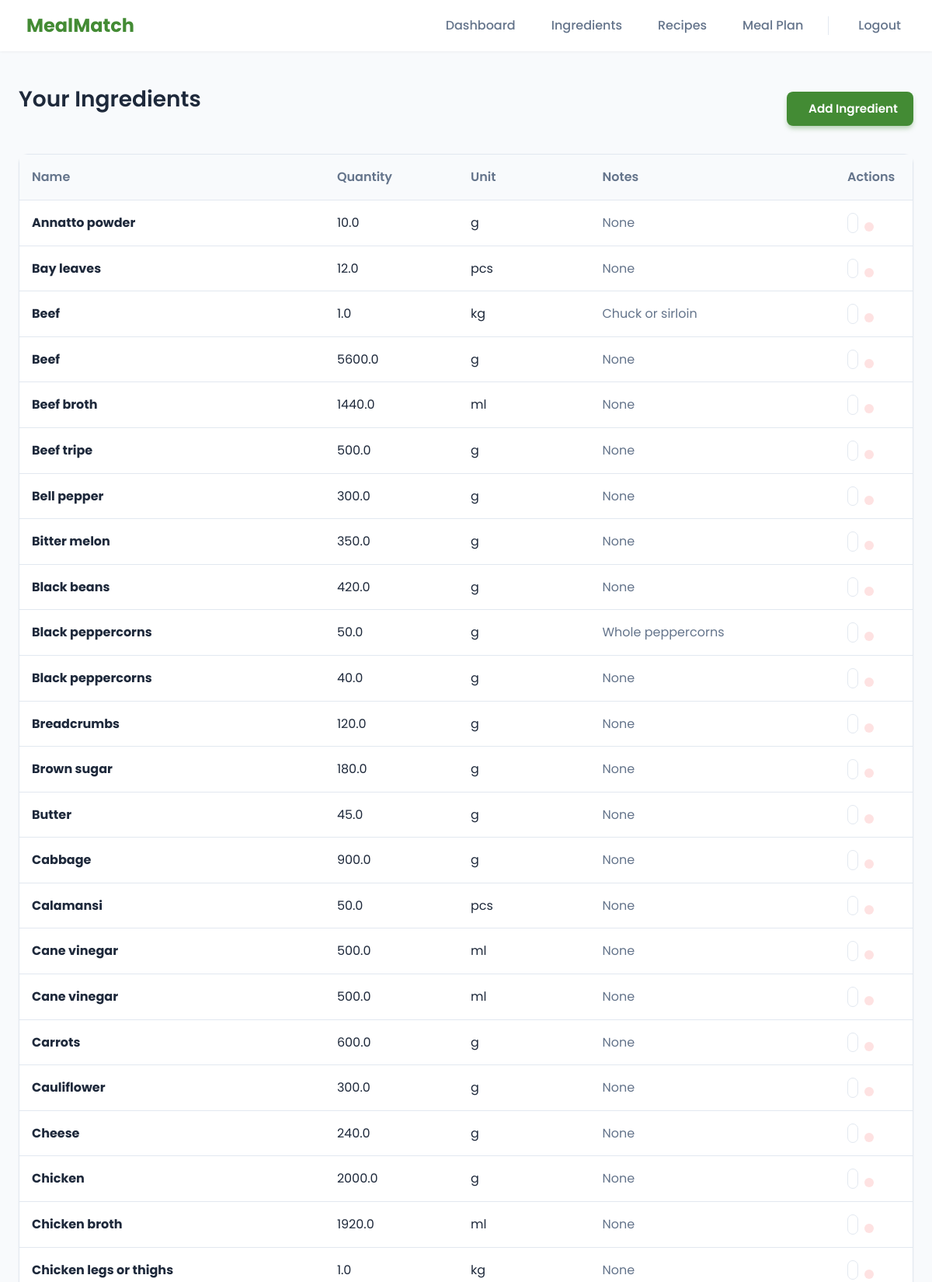
Page /ingredients (signed in, upper part) on the committed database.
### tables this page shows
CREATE TABLE ingredients (
    id INTEGER PRIMARY KEY AUTOINCREMENT,
    user_id INTEGER NOT NULL,
    name TEXT NOT NULL,
    quantity REAL DEFAULT 0,
    unit TEXT DEFAULT 'pcs',
    notes TEXT,
    FOREIGN KEY(user_id) REFERENCES users(id) ON DELETE CASCADE
);

### app.py (the view)
@app.route("/ingredients")
@login_required
def ingredients():
    user = UserService.get_current_user()
    rows = IngredientService.list_user_ingredients(user["id"])
    return render_template("ingredients.html", ingredients=rows, user=user)

### app.py (called while the page is built)
def login_required(fn):
    from functools import wraps
    @wraps(fn)
    def wrapper(*args, **kwargs):
        if not UserService.get_current_user():
            flash("Please log in to continue.", "warning")
            return redirect(url_for("login"))
        return fn(*args, **kwargs)
    return wrapper

    def connect(self):
        if self._conn is None:
            need_init = not os.path.exists(self.path)
            self._conn = sqlite3.connect(self.path, detect_types=sqlite3.PARSE_DECLTYPES|sqlite3.PARSE_COLNAMES)
            self._conn.row_factory = sqlite3.Row
            if need_init:
                self._init_db()
        return self._conn

    def close(self):
        if self._conn:
            self._conn.close()
            self._conn = None

    def query(self, sql: str, args=(), one=False):
        try:
            cur = self.connect().execute(sql, args)
            rv = cur.fetchall()
            cur.close()
            return (rv[0] if rv else None) if one else rv
        except Exception as e:
            raise DBError(e)

    @staticmethod
    def get_current_user():
        uid = session.get("user_id")
        if not uid:
            return None
        return db.query("SELECT id, username, email, is_admin FROM users WHERE id = ?", (uid,), one=True)

    @staticmethod
    def list_user_ingredients(user_id: int):
        return db.query("SELECT * FROM ingredients WHERE user_id = ? ORDER BY name", (user_id,))

### templates/ingredients.html (shortened to what this page needs)
{% extends "base.html" %}
{% block content %}
<div class="header-content" style="margin-bottom: 24px;">
  <h2>Your Ingredients</h2>
  <a href="{{ url_for('add_ingredient') }}" class="btn btn-primary">
     Add Ingredient
  </a>
</div>
{% if ingredients %}
<div class="card" style="padding: 0;">
  <div class="list-container">
    <table class="list">
      <thead>
        <tr>
          <th>Name</th>
          <th>Quantity</th>
          <th>Unit</th>
          <th>Notes</th>
          <th style="width: 100px;">Actions</th>
        </tr>
      </thead>
      <tbody>
        {% for ing in ingredients %}
        <tr>
          <td><strong>{{ ing['name'] }}</strong></td>
          <td>{{ ing['quantity'] }}</td>
          <td>{{ ing['unit'] }}</td>
          <td style="color: var(--text-muted);">{{ ing['notes'] }}</td>
          <td style="display: flex; gap: 8px;">
            <a href="{{ url_for('edit_ingredient', id=ing['id']) }}" class="btn btn-sm btn-secondary"
              style="padding: 6px;" title="Edit">
            </a>
            <form method="post" action="{{ url_for('delete_ingredient', id=ing['id']) }}" style="display:inline;"
              onsubmit="return confirm('Delete {{ ing.name }}?');">
              <button type="submit" class="btn btn-sm btn-danger" style="padding: 6px;" title="Delete">
              </button>
            </form>
          </td>
        </tr>
        {% endfor %}
      </tbody>
    </table>
  </div>
</div>
{% endif %}
{% endblock %}

### static/style.css (style rules this page uses)
:root { --primary-color: #438b34; --primary-dark: #2c6e24; --primary-light: #5fb356; --primary-10: rgba(67, 139, 52, 0.1); --secondary-color: #f59e0b; --secondary-hover: #d97706; --bg-color: #f8fafc; --surface-color: #ffffff; --text-main: #1e293b; --text-muted: #64748b; --border-color: #e2e8f0; --success-bg: #dcfce7; --success-text: #166534; --error-bg: #fee2e2; --error-text: #991b1b; --info-bg: #e0f2fe; --info-text: #075985; --radius-sm: 8px; --radius-md: 12px; --radius-lg: 16px; --radius-xl: 24px; --shadow-sm: 0 1px 3px rgba(0, 0, 0, 0.05); --shadow-md: 0 4px 6px -1px rgba(0, 0, 0, 0.05); --shadow-lg: 0 10px 15px -3px rgba(0, 0, 0, 0.05); --shadow-hover: 0 20px 25px -5px rgba(0, 0, 0, 0.05); --transition-fast: 0.2s ease; --transition-normal: 0.3s cubic-bezier(0.4, 0, 0.2, 1); }
* { box-sizing: border-box; }
body { font-family: 'Poppins', sans-serif; background-color: var(--bg-color); color: var(--text-main); margin: 0; line-height: 1.6; min-height: 100vh; }
.header-content { display: flex; justify-content: space-between; align-items: center; }
h1, h2, h3 { color: var(--text-main); margin-top: 0; }
h2 { font-size: 1.75rem; font-weight: 600; margin-bottom: 24px; }
.card { background: var(--surface-color); border-radius: var(--radius-md); box-shadow: var(--shadow-sm); padding: 24px; transition: var(--transition-normal); border: 1px solid var(--border-color); }
.btn { display: inline-flex; align-items: center; justify-content: center; gap: 8px; padding: 10px 20px; border-radius: var(--radius-sm); font-weight: 600; text-decoration: none; border: none; cursor: pointer; transition: var(--transition-fast); font-size: 0.95rem; }
.btn-primary { background: var(--primary-color); color: white; box-shadow: 0 4px 6px -1px rgba(67, 139, 52, 0.4); }
.btn-secondary { background: white; border: 1px solid var(--border-color); color: var(--text-main); }
.btn-danger { background: var(--error-bg); color: var(--error-text); }
.list-container { overflow-x: auto; }
.list { width: 100%; border-collapse: separate; border-spacing: 0; }
.list th { background: var(--bg-color); padding: 16px; text-align: left; font-weight: 600; color: var(--text-muted); border-bottom: 1px solid var(--border-color); }
.list td { padding: 16px; border-bottom: 1px solid var(--border-color); vertical-align: middle; }

### rows in the picture
ingredients: name "Annatto powder", quantity "10.0", unit "g", notes "None"
ingredients: name "Bay leaves", quantity "12.0", unit "pcs", notes "None"
ingredients: name "Beef", quantity "1.0", unit "kg", notes "Chuck or sirloin"
ingredients: name "Beef", quantity "5600.0", unit "g", notes "None"
ingredients: name "Beef broth", quantity "1440.0", unit "ml", notes "None"
ingredients: name "Beef tripe", quantity "500.0", unit "g", notes "None"
ingredients: name "Bell pepper", quantity "300.0", unit "g", notes "None"
ingredients: name "Bitter melon", quantity "350.0", unit "g", notes "None"
ingredients: name "Black beans", quantity "420.0", unit "g", notes "None"
ingredients: name "Black peppercorns", quantity "50.0", unit "g", notes "Whole peppercorns"
ingredients: name "Black peppercorns", quantity "40.0", unit "g", notes "None"
ingredients: name "Breadcrumbs", quantity "120.0", unit "g", notes "None"
ingredients: name "Brown sugar", quantity "180.0", unit "g", notes "None"
ingredients: name "Butter", quantity "45.0", unit "g", notes "None"
ingredients: name "Cabbage", quantity "900.0", unit "g", notes "None"
ingredients: name "Calamansi", quantity "50.0", unit "pcs", notes "None"
ingredients: name "Cane vinegar", quantity "500.0", unit "ml", notes "None"
ingredients: name "Cane vinegar", quantity "500.0", unit "ml", notes "None"
ingredients: name "Carrots", quantity "600.0", unit "g", notes "None"
ingredients: name "Cauliflower", quantity "300.0", unit "g", notes "None"
ingredients: name "Cheese", quantity "240.0", unit "g", notes "None"
ingredients: name "Chicken", quantity "2000.0", unit "g", notes "None"
ingredients: name "Chicken broth", quantity "1920.0", unit "ml", notes "None"
ingredients: name "Chicken legs or thighs", quantity "1.0", unit "kg", notes "None"
